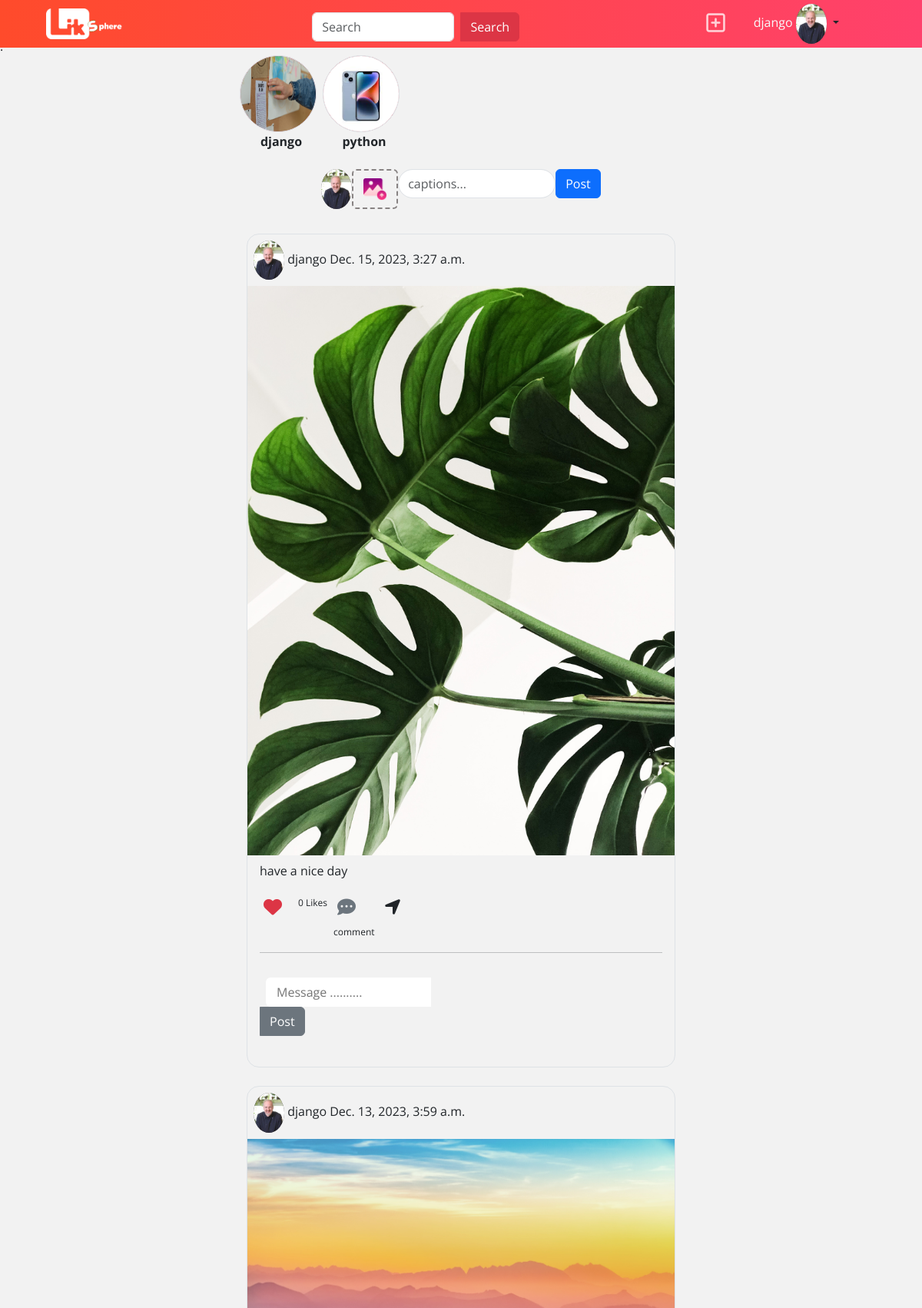
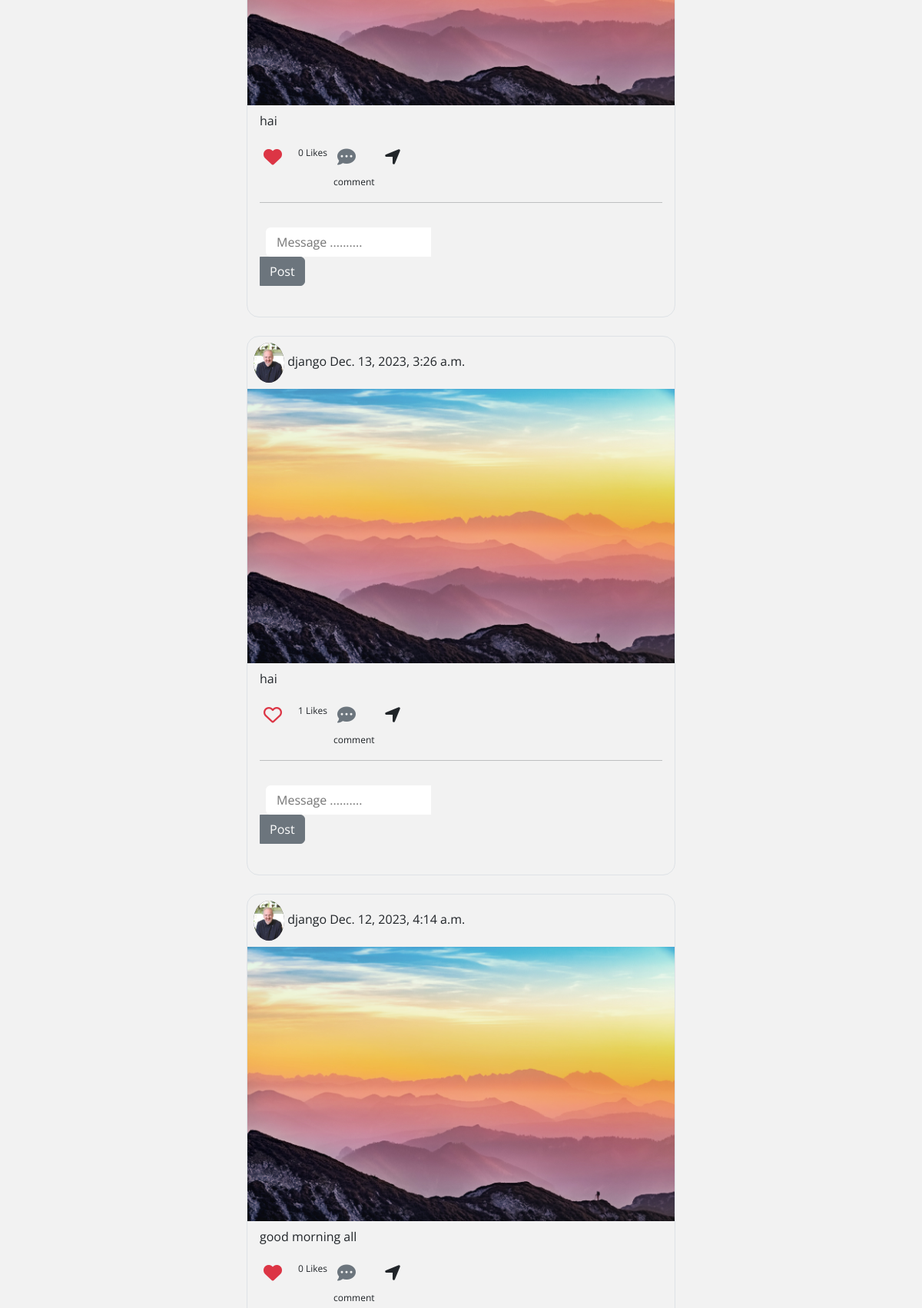
Screenshot of /index (signed in, upper part) with the database file from the repository (2 pictures, top to bottom).
### socialapp/models.py (models this page shows, shortened)
class UserProfile(models.Model):
    user=models.OneToOneField(User,on_delete=models.CASCADE,related_name="profile")
    address=models.CharField(max_length=200,null=True)
    phone=models.CharField(max_length=200,null=True)
    profile_pic=models.ImageField(upload_to="profilepics",null=True,blank=True)
    dob=models.DateField(null=True)
    bio=models.CharField(max_length=200,null=True)
    following=models.ManyToManyField("self",related_name="followed_by",symmetrical=False,null=True)
    block=models.ManyToManyField("self",related_name="blocked",symmetrical=False,null=True)

class Stories(models.Model):
    user=models.ForeignKey(User,on_delete=models.CASCADE,related_name="userstories")
    title=models.CharField(max_length=200)
    post_image=models.ImageField(upload_to="stories",null=True,blank=True)
    created_date=models.DateTimeField(auto_now_add=True)
    expiry_date=models.DateTimeField()

class Posts(models.Model):
    user=models.ForeignKey(User,on_delete=models.CASCADE,related_name="userpost")
    title=models.CharField(max_length=200)
    post_image=models.ImageField(upload_to="posters",null=True,blank=True)
    created_date=models.DateTimeField(auto_now_add=True)
    liked_by=models.ManyToManyField(User,related_name="post_like")

### socialapp/views.py (the view, shortened to what this page needs)
# urls.py: path("index",views.IndexView.as_view(),name="index"),
@method_decorator(decs,name="dispatch")
class IndexView(CreateView,ListView):
    template_name="index.html"
    form_class=PostForm
    model=Posts
    context_object_name="data"
    def get_queryset(self):
        blocked_profiles=self.request.user.profile.block.all()
        blockedprofile_id=[pr.user.id for pr in blocked_profiles]
        qs=Posts.objects.all().exclude(user__id__in=blocked_profiles).order_by("-created_date")
        return qs
    def get_context_data(self,**kwargs):
        context=super().get_context_data(**kwargs)
        current_date=timezone.now()
        context["stories"]=Stories.objects.filter(expiry_date__gte=current_date)
        return context

### socialapp/forms.py
class PostForm(forms.ModelForm):
    class Meta:
        model=Posts
        fields=["title","post_image"]

### socialapp/templates/index.html (shortened to what this page needs)
<!DOCTYPE html>
{%load static%}
<html lang="en">
<head>
    <link href="https://cdn.jsdelivr.net/npm/bootstrap@5.3.2/dist/css/bootstrap.min.css" rel="stylesheet">
    <link rel="stylesheet" href="https://cdnjs.cloudflare.com/ajax/libs/font-awesome/6.5.1/css/all.min.css"/>
    <link rel="stylesheet" href="{% static 'socialapp/css/index.css'%}">
</head>
<body>
    <nav class="navbar fixed-top  p-0" style="  background: #FF416C;
    background: -webkit-linear-gradient(to right, #FF4B2B, #FF416C);
    background: linear-gradient(to right, #FF4B2B, #FF416C);" >
        <div class="container-fluid">
          <a class="navbar-brand" href="#">
            <img src="{%static 'socialapp/images/linkspherena.png'%}" alt="Logo" width="100" height="h-auto" class="ms-5">
          </a>
            <div class="container mt-3 w-50 mb-2">
                <div class="row justify-content-center">
                <div class="col-lg-6">
                    <form class="d-flex">
                    <input class="form-control me-2" type="search" placeholder="Search" aria-label="Search">
                    <button class="btn btn-danger rounded-start-0" type="submit">Search</button>
                    </form>
                </div>
                </div>
            </div>
                <button class="btn"data-bs-toggle="modal" data-bs-target="#exampleModal">
                    <i class="fa-regular fa-square-plus me-4 fs-3 text-white opacity-75"></i>
                </button>
        <div class="dropdown nav-item mr-lg-4" style="margin-right: 6em;">
            <a href="#" data-toggle="dropdown" class="nav-link dropdown-toggle"><span class="text-light ">{{request.user}}</span>
                {%if request.user.profile.profile_pic%}
                    <img class="profile-small" src="{{request.user.profile.profile_pic.url}}" alt="Avatar">
                {%else%}
                     <img class="profile-small" src="{%static 'socialapp/images/profilepic.png'%}" alt="Avatar">
                {%endif%}
            </a>
        </div>
    </nav>
    <div class="mt-5">.</div>
    <div class="d-flex  container w-50 ">
        {%for st in stories%}
        <div class="d-flex flex-column">
            <article class="border rounded-circle bg-danger text-white  me-2 d-flex align-items-center justify-content-center" style="height: 100px;width: 100px; ">
                {% if st.post_image %}
                    <img src="{{st.post_image.url}}" alt=""  style="width: 100px; height: 100px;" class="border rounded-circle">
                {%endif%}
            </article>
            <div class="text-center fw-bolder">{{st.user}}</div>
        </div>
        {%endfor%}
    </div>
    <div class="container d-flex flex-column justify-content-center align-items-center">
        <form action="" method="post" enctype="multipart/form-data">
            <div class="container rounded-pill post p-2 mt-3 d-flex justify-content-evenly">
                <div class="">
                    {%if request.user.profile.profile_pic%}
                    <img class="profile-small" src="{{request.user.profile.profile_pic.url}}" alt="Avatar">
                {%else%}
                     <img class="profile-small" src="{%static 'socialapp/images/profilepic.png'%}" alt="Avatar">
                {%endif%}
                </div>
                <div class="">
                    <label class="upload d-flex justify-content-center align-items-center" style="width: 60px;" for="file"><img src="{%static 'socialapp/images/upload.png'%}" style="width: 30px;" alt=""></label>
                </div>
                <div class="">
                    <input class="form-control rounded-pill" type="text" name="title" id="" placeholder="captions...">
                </div>
                <div class="">
                    <button class="btn btn-primary" type="submit">Post</button>
                </div>
            </div>
        </form>
       {%for post in data%}
       <div class="border border-1 rounded-4 mt-4 w-50">
        <div class="ms-2 mt-2 mb-2">
            {%if post.user.profile.profile_pic%}
                <img class="profile-small" src="{{post.user.profile.profile_pic.url}}" alt="Avatar">
            {%else%}
                 <img class="profile-small" src="{%static 'socialapp/images/profilepic.png'%}" alt="Avatar">
            {%endif%}
            {{post.user}}  {{post.created_date}}
        </div>
        <div>
            {%if post.post_image%}
            <img src="{{post.post_image.url}}" class="h-auto w-100" alt="">
            {%endif%}
        </div>
        <div class="p-2 ms-2">
            {{post.title}}
        </div>
        <div class="ms-2 mt-2 mb-2 d-flex align-items-start">
           <form action="{%url 'like' post.id%}" method="post" class="d-flex">
               {%if request.user in post.liked_by.all%}
                <div class="d-block flex-column">
                    <div>
                        <button type="submit" name="action" value="dislike" class="btn">
                        <i class="fa-regular fa-heart text-danger fa-xl"></i>
                        </button>
                    </div>
                </div>
                {%else%}
               <div class="d-block flex-column">
                <div>
                    <button type="submit" name="action" value="like" class="btn">
                    <i class="fa-solid fa-heart fs-4 text-danger"></i>
                    </button>
                </div>
            </div>
              {%endif%}
              <div>
                <span class="ms-2 spa">{{post.liked_by.all.count}}   Likes</span>
            </div>
            </form>
            <div class="d-block flex-column">
                <div>
                    <i class="fa-solid fa-comment-dots fs-4 text-secondary btn"></i>
                </div>
                <div>
                    <span class="ms-2 spa">{{post.post_comment.all.count}} comment</span>
                </div>
            </div>
            <div class="d-block flex-column">
                <div>
                    <i class="fa-solid fa-location-arrow fs-4 btn"></i>
                </div>
            </div>
        </div>
        <hr class="ms-3 me-3">
        <div class="d-flex align-items-center mb-4 p-3">
           <form action="{%url 'comment' post.id%}" method="post">
            <div class="ms-2 comment form-control rounded-end-0 border-0">
                <input type="text" name="text" id="" placeholder="Message .........." class="border-0 w-100">
            </div>
            <div>
                <button type="submit" class="btn btn-secondary rounded-start-0">Post</button>
            </div>
           </form>
        </div>
    </div>
       {%endfor%}
    </div>
</body>
</html>

### socialapp/static/socialapp/css/index.css (style rules this page uses)
body { background: #f2f2f2; font-family: 'Open Sans', sans-serif; }
.profile-small { width:40px; border-radius: 50%; background-color: rgb(68, 68, 68); }
.spa { font-size: 12px; }
.upload { height: 100%; width: 100%; border-radius: 6px; border: 2px dashed #888383; }

### rows the page displays
Stories: post_image (picture), user "django"
Stories: post_image (picture), user "python"
Posts: user.profile.profile_pic (picture), user "django", created_date "Dec. 15, 2023, 3:27 a.m.", post_image (picture), title "have a nice day", liked_by.all.count "0"
Posts: user.profile.profile_pic (picture), user "django", created_date "Dec. 13, 2023, 3:59 a.m.", post_image (picture), title "hai", liked_by.all.count "0"
Posts: user.profile.profile_pic (picture), user "django", created_date "Dec. 13, 2023, 3:26 a.m.", post_image (picture), title "hai", liked_by.all.count "1"
Posts: user.profile.profile_pic (picture), user "django", created_date "Dec. 12, 2023, 4:14 a.m.", post_image (picture), title "good morning all", liked_by.all.count "0"

### other values shown
{{ request.user }} "django"
